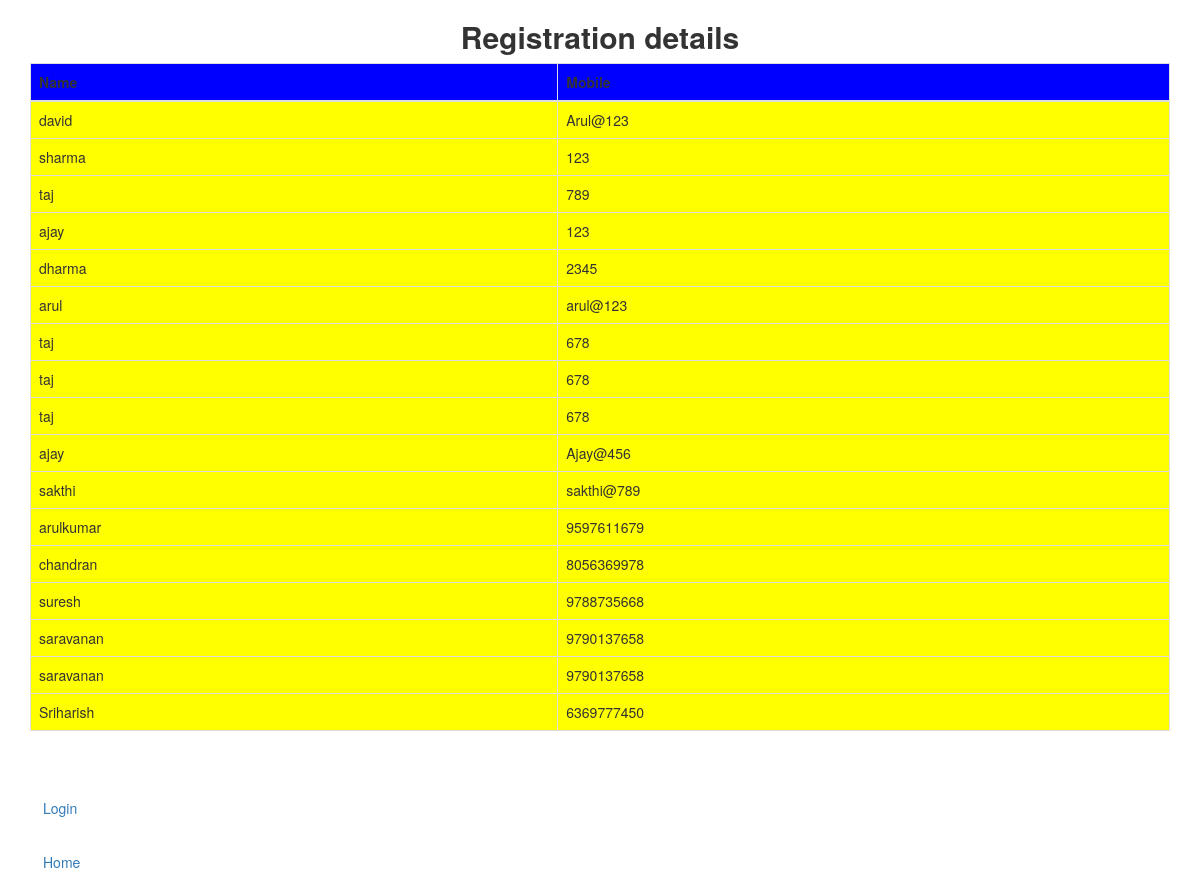
Page /user_reg on the committed database.
### arul/models.py (models this page shows)
class Register(models.Model):
    Name = models.CharField(max_length=50)
    Mobile = models.CharField(max_length=50)

### arul/views.py (the view)
# urls.py: path('user_reg',views.user_reg,name='user_reg')
def user_reg(request):
    all_data = Register.objects.all()
    return render(request, "user_reg.html", {"key1": all_data})

### arul/templates/user_reg.html (shortened to what this page needs)
<!DOCTYPE html>
<html lang="en">
<head>
  <link rel="stylesheet" href="https://maxcdn.bootstrapcdn.com/bootstrap/3.4.1/css/bootstrap.min.css">
</head>
<body>
<div class="container">
  <center><h2><b>Registration details </b></h2></center>
  <table class="table table-bordered">
    <thead>
      <tr bgcolor="blue">
        <th>Name</th>
        <th>Mobile </th>
      </tr>
    </thead>
    {% if key1 %}
    <tbody>
        {% for i in key1 %}
          <tr bgcolor="yellow">
            <td>{{i.Name}}</td>
            <td>{{i.Mobile}}</td>
          </tr>
        {% endfor %}
    </tbody>
    {% endif %}
  </table><br><br>
            <a class="btn" href="http://127.0.0.1:8000/login.html">Login</a><br><br>
            <a class="btn" href="http://127.0.0.1:8000/">Home</a>
</div>
</body>
</html>

### rows in the picture
Register: Name "david", Mobile "Arul@123"
Register: Name "sharma", Mobile "123"
Register: Name "taj", Mobile "789"
Register: Name "ajay", Mobile "123"
Register: Name "dharma", Mobile "2345"
Register: Name "arul", Mobile "arul@123"
Register: Name "taj", Mobile "678"
Register: Name "taj", Mobile "678"
Register: Name "taj", Mobile "678"
Register: Name "ajay", Mobile "Ajay@456"
Register: Name "sakthi", Mobile "sakthi@789"
Register: Name "arulkumar", Mobile "9597611679"
Register: Name "chandran", Mobile "8056369978"
Register: Name "suresh", Mobile "9788735668"
Register: Name "saravanan", Mobile "9790137658"
Register: Name "saravanan", Mobile "9790137658"
Register: Name "Sriharish", Mobile "6369777450"
